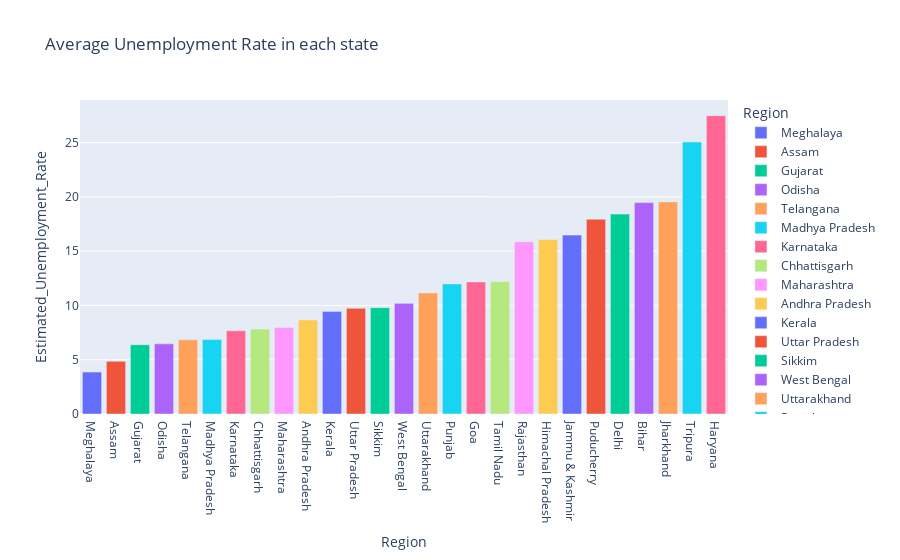

Notebook cell for this chart:
### Code cell
plot_ump = unemp[[' Estimated_Unemployment_Rate', 'Region']]
df_unemp = plot_ump.groupby('Region').mean().reset_index()
df_unemp = df_unemp.sort_values(' Estimated_Unemployment_Rate')
fig = px.bar(df_unemp, x='Region', y=' Estimated_Unemployment_Rate', color='Region',
             title='Average Unemployment Rate in each state', template='plotly')
fig.show()

### Figure 1 — Plotly figure (JSON) as saved in the notebook; plotly's stock layout.template omitted (floating-point values rounded to 4 significant figures)
{"data": [{"alignmentgroup": "True", "hovertemplate": "Region=%{x}<br> Estimated_Unemployment_Rate=%{y}<extra></extra>", "legendgroup": "Meghalaya", "marker": {"color": "#636efa", "pattern": {"shape": ""}}, "name": "Meghalaya", "offsetgroup": "Meghalaya", "orientation": "v", "showlegend": true, "textposition": "auto", "type": "bar", "x": ["Meghalaya"], "xaxis": "x", "y": [3.866], "yaxis": "y"}, {"alignmentgroup": "True", "hovertemplate": "Region=%{x}<br> Estimated_Unemployment_Rate=%{y}<extra></extra>", "legendgroup": "Assam", "marker": {"color": "#EF553B", "pattern": {"shape": ""}}, "name": "Assam", "offsetgroup": "Assam", "orientation": "v", "showlegend": true, "textposition": "auto", "type": "bar", "x": ["Assam"], "xaxis": "x", "y": [4.856], "yaxis": "y"}, {"alignmentgroup": "True", "hovertemplate": "Region=%{x}<br> Estimated_Unemployment_Rate=%{y}<extra></extra>", "legendgroup": "Gujarat", "marker": {"color": "#00cc96", "pattern": {"shape": ""}}, "name": "Gujarat", "offsetgroup": "Gujarat", "orientation": "v", "showlegend": true, "textposition": "auto", "type": "bar", "x": ["Gujarat"], "xaxis": "x", "y": [6.376], "yaxis": "y"}, {"alignmentgroup": "True", "hovertemplate": "Region=%{x}<br> Estimated_Unemployment_Rate=%{y}<extra></extra>", "legendgroup": "Odisha", "marker": {"color": "#ab63fa", "pattern": {"shape": ""}}, "name": "Odisha", "offsetgroup": "Odisha", "orientation": "v", "showlegend": true, "textposition": "auto", "type": "bar", "x": ["Odisha"], "xaxis": "x", "y": [6.462], "yaxis": "y"}, {"alignmentgroup": "True", "hovertemplate": "Region=%{x}<br> Estimated_Unemployment_Rate=%{y}<extra></extra>", "legendgroup": "Telangana", "marker": {"color": "#FFA15A", "pattern": {"shape": ""}}, "name": "Telangana", "offsetgroup": "Telangana", "orientation": "v", "showlegend": true, "textposition": "auto", "type": "bar", "x": ["Telangana"], "xaxis": "x", "y": [6.833], "yaxis": "y"}, {"alignmentgroup": "True", "hovertemplate": "Region=%{x}<br> Estimated_Unemployment_Rate=%{y}<extra></extra>", "legendgroup": "Madhya Pradesh", "marker": {"color": "#19d3f3", "pattern": {"shape": ""}}, "name": "Madhya Pradesh", "offsetgroup": "Madhya Pradesh", "orientation": "v", "showlegend": true, "textposition": "auto", "type": "bar", "x": ["Madhya Pradesh"], "xaxis": "x", "y": [6.854], "yaxis": "y"}, {"alignmentgroup": "True", "hovertemplate": "Region=%{x}<br> Estimated_Unemployment_Rate=%{y}<extra></extra>", "legendgroup": "Karnataka", "marker": {"color": "#FF6692", "pattern": {"shape": ""}}, "name": "Karnataka", "offsetgroup": "Karnataka", "orientation": "v", "showlegend": true, "textposition": "auto", "type": "bar", "x": ["Karnataka"], "xaxis": "x", "y": [7.668], "yaxis": "y"}, {"alignmentgroup": "True", "hovertemplate": "Region=%{x}<br> Estimated_Unemployment_Rate=%{y}<extra></extra>", "legendgroup": "Chhattisgarh", "marker": {"color": "#B6E880", "pattern": {"shape": ""}}, "name": "Chhattisgarh", "offsetgroup": "Chhattisgarh", "orientation": "v", "showlegend": true, "textposition": "auto", "type": "bar", "x": ["Chhattisgarh"], "xaxis": "x", "y": [7.819], "yaxis": "y"}, {"alignmentgroup": "True", "hovertemplate": "Region=%{x}<br> Estimated_Unemployment_Rate=%{y}<extra></extra>", "legendgroup": "Maharashtra", "marker": {"color": "#FF97FF", "pattern": {"shape": ""}}, "name": "Maharashtra", "offsetgroup": "Maharashtra", "orientation": "v", "showlegend": true, "textposition": "auto", "type": "bar", "x": ["Maharashtra"], "xaxis": "x", "y": [7.979], "yaxis": "y"}, {"alignmentgroup": "True", "hovertemplate": "Region=%{x}<br> Estimated_Unemployment_Rate=%{y}<extra></extra>", "legendgroup": "Andhra Pradesh", "marker": {"color": "#FECB52", "pattern": {"shape": ""}}, "name": "Andhra Pradesh", "offsetgroup": "Andhra Pradesh", "orientation": "v", "showlegend": true, "textposition": "auto", "type": "bar", "x": ["Andhra Pradesh"], "xaxis": "x", "y": [8.664], "yaxis": "y"}, {"alignmentgroup": "True", "hovertemplate": "Region=%{x}<br> Estimated_Unemployment_Rate=%{y}<extra></extra>", "legendgroup": "Kerala", "marker": {"color": "#636efa", "pattern": {"shape": ""}}, "name": "Kerala", "offsetgroup": "Kerala", "orientation": "v", "showlegend": true, "textposition": "auto", "type": "bar", "x": ["Kerala"], "xaxis": "x", "y": [9.434], "yaxis": "y"}, {"alignmentgroup": "True", "hovertemplate": "Region=%{x}<br> Estimated_Unemployment_Rate=%{y}<extra></extra>", "legendgroup": "Uttar Pradesh", "marker": {"color": "#EF553B", "pattern": {"shape": ""}}, "name": "Uttar Pradesh", "offsetgroup": "Uttar Pradesh", "orientation": "v", "showlegend": true, "textposition": "auto", "type": "bar", "x": ["Uttar Pradesh"], "xaxis": "x", "y": [9.737], "yaxis": "y"}, {"alignmentgroup": "True", "hovertemplate": "Region=%{x}<br> Estimated_Unemployment_Rate=%{y}<extra></extra>", "legendgroup": "Sikkim", "marker": {"color": "#00cc96", "pattern": {"shape": ""}}, "name": "Sikkim", "offsetgroup": "Sikkim", "orientation": "v", "showlegend": true, "textposition": "auto", "type": "bar", "x": ["Sikkim"], "xaxis": "x", "y": [9.793], "yaxis": "y"}, {"alignmentgroup": "True", "hovertemplate": "Region=%{x}<br> Estimated_Unemployment_Rate=%{y}<extra></extra>", "legendgroup": "West Bengal", "marker": {"color": "#ab63fa", "pattern": {"shape": ""}}, "name": "West Bengal", "offsetgroup": "West Bengal", "orientation": "v", "showlegend": true, "textposition": "auto", "type": "bar", "x": ["West Bengal"], "xaxis": "x", "y": [10.19], "yaxis": "y"}, {"alignmentgroup": "True", "hovertemplate": "Region=%{x}<br> Estimated_Unemployment_Rate=%{y}<extra></extra>", "legendgroup": "Uttarakhand", "marker": {"color": "#FFA15A", "pattern": {"shape": ""}}, "name": "Uttarakhand", "offsetgroup": "Uttarakhand", "orientation": "v", "showlegend": true, "textposition": "auto", "type": "bar", "x": ["Uttarakhand"], "xaxis": "x", "y": [11.16], "yaxis": "y"}, {"alignmentgroup": "True", "hovertemplate": "Region=%{x}<br> Estimated_Unemployment_Rate=%{y}<extra></extra>", "legendgroup": "Punjab", "marker": {"color": "#19d3f3", "pattern": {"shape": ""}}, "name": "Punjab", "offsetgroup": "Punjab", "orientation": "v", "showlegend": true, "textposition": "auto", "type": "bar", "x": ["Punjab"], "xaxis": "x", "y": [11.98], "yaxis": "y"}, {"alignmentgroup": "True", "hovertemplate": "Region=%{x}<br> Estimated_Unemployment_Rate=%{y}<extra></extra>", "legendgroup": "Goa", "marker": {"color": "#FF6692", "pattern": {"shape": ""}}, "name": "Goa", "offsetgroup": "Goa", "orientation": "v", "showlegend": true, "textposition": "auto", "type": "bar", "x": ["Goa"], "xaxis": "x", "y": [12.17], "yaxis": "y"}, {"alignmentgroup": "True", "hovertemplate": "Region=%{x}<br> Estimated_Unemployment_Rate=%{y}<extra></extra>", "legendgroup": "Tamil Nadu", "marker": {"color": "#B6E880", "pattern": {"shape": ""}}, "name": "Tamil Nadu", "offsetgroup": "Tamil Nadu", "orientation": "v", "showlegend": true, "textposition": "auto", "type": "bar", "x": ["Tamil Nadu"], "xaxis": "x", "y": [12.19], "yaxis": "y"}, {"alignmentgroup": "True", "hovertemplate": "Region=%{x}<br> Estimated_Unemployment_Rate=%{y}<extra></extra>", "legendgroup": "Rajasthan", "marker": {"color": "#FF97FF", "pattern": {"shape": ""}}, "name": "Rajasthan", "offsetgroup": "Rajasthan", "orientation": "v", "showlegend": true, "textposition": "auto", "type": "bar", "x": ["Rajasthan"], "xaxis": "x", "y": [15.87], "yaxis": "y"}, {"alignmentgroup": "True", "hovertemplate": "Region=%{x}<br> Estimated_Unemployment_Rate=%{y}<extra></extra>", "legendgroup": "Himachal Pradesh", "marker": {"color": "#FECB52", "pattern": {"shape": ""}}, "name": "Himachal Pradesh", "offsetgroup": "Himachal Pradesh", "orientation": "v", "showlegend": true, "textposition": "auto", "type": "bar", "x": ["Himachal Pradesh"], "xaxis": "x", "y": [16.07], "yaxis": "y"}, {"alignmentgroup": "True", "hovertemplate": "Region=%{x}<br> Estimated_Unemployment_Rate=%{y}<extra></extra>", "legendgroup": "Jammu & Kashmir", "marker": {"color": "#636efa", "pattern": {"shape": ""}}, "name": "Jammu & Kashmir", "offsetgroup": "Jammu & Kashmir", "orientation": "v", "showlegend": true, "textposition": "auto", "type": "bar", "x": ["Jammu & Kashmir"], "xaxis": "x", "y": [16.48], "yaxis": "y"}, {"alignmentgroup": "True", "hovertemplate": "Region=%{x}<br> Estimated_Unemployment_Rate=%{y}<extra></extra>", "legendgroup": "Puducherry", "marker": {"color": "#EF553B", "pattern": {"shape": ""}}, "name": "Puducherry", "offsetgroup": "Puducherry", "orientation": "v", "showlegend": true, "textposition": "auto", "type": "bar", "x": ["Puducherry"], "xaxis": "x", "y": [17.94], "yaxis": "y"}, {"alignmentgroup": "True", "hovertemplate": "Region=%{x}<br> Estimated_Unemployment_Rate=%{y}<extra></extra>", "legendgroup": "Delhi", "marker": {"color": "#00cc96", "pattern": {"shape": ""}}, "name": "Delhi", "offsetgroup": "Delhi", "orientation": "v", "showlegend": true, "textposition": "auto", "type": "bar", "x": ["Delhi"], "xaxis": "x", "y": [18.41], "yaxis": "y"}, {"alignmentgroup": "True", "hovertemplate": "Region=%{x}<br> Estimated_Unemployment_Rate=%{y}<extra></extra>", "legendgroup": "Bihar", "marker": {"color": "#ab63fa", "pattern": {"shape": ""}}, "name": "Bihar", "offsetgroup": "Bihar", "orientation": "v", "showlegend": true, "textposition": "auto", "type": "bar", "x": ["Bihar"], "xaxis": "x", "y": [19.47], "yaxis": "y"}, {"alignmentgroup": "True", "hovertemplate": "Region=%{x}<br> Estimated_Unemployment_Rate=%{y}<extra></extra>", "legendgroup": "Jharkhand", "marker": {"color": "#FFA15A", "pattern": {"shape": ""}}, "name": "Jharkhand", "offsetgroup": "Jharkhand", "orientation": "v", "showlegend": true, "textposition": "auto", "type": "bar", "x": ["Jharkhand"], "xaxis": "x", "y": [19.54], "yaxis": "y"}, {"alignmentgroup": "True", "hovertemplate": "Region=%{x}<br> Estimated_Unemployment_Rate=%{y}<extra></extra>", "legendgroup": "Tripura", "marker": {"color": "#19d3f3", "pattern": {"shape": ""}}, "name": "Tripura", "offsetgroup": "Tripura", "orientation": "v", "showlegend": true, "textposition": "auto", "type": "bar", "x": ["Tripura"], "xaxis": "x", "y": [25.05], "yaxis": "y"}, {"alignmentgroup": "True", "hovertemplate": "Region=%{x}<br> Estimated_Unemployment_Rate=%{y}<extra></extra>", "legendgroup": "Haryana", "marker": {"color": "#FF6692", "pattern": {"shape": ""}}, "name": "Haryana", "offsetgroup": "Haryana", "orientation": "v", "showlegend": true, "textposition": "auto", "type": "bar", "x": ["Haryana"], "xaxis": "x", "y": [27.48], "yaxis": "y"}], "layout": {"barmode": "relative", "legend": {"title": {"text": "Region"}, "tracegroupgap": 0}, "title": {"text": "Average Unemployment Rate in each state"}, "xaxis": {"anchor": "y", "categoryarray": ["Meghalaya", "Assam", "Gujarat", "Odisha", "Telangana", "Madhya Pradesh", "Karnataka", "Chhattisgarh", "Maharashtra", "Andhra Pradesh", "Kerala", "Uttar Pradesh", "Sikkim", "West Bengal", "Uttarakhand", "Punjab", "Goa", "Tamil Nadu", "Rajasthan", "Himachal Pradesh", "Jammu & Kashmir", "Puducherry", "Delhi", "Bihar", "Jharkhand", "Tripura", "Haryana"], "categoryorder": "array", "domain": [0, 1], "title": {"text": "Region"}}, "yaxis": {"anchor": "x", "domain": [0, 1], "title": {"text": " Estimated_Unemployment_Rate"}}}}
